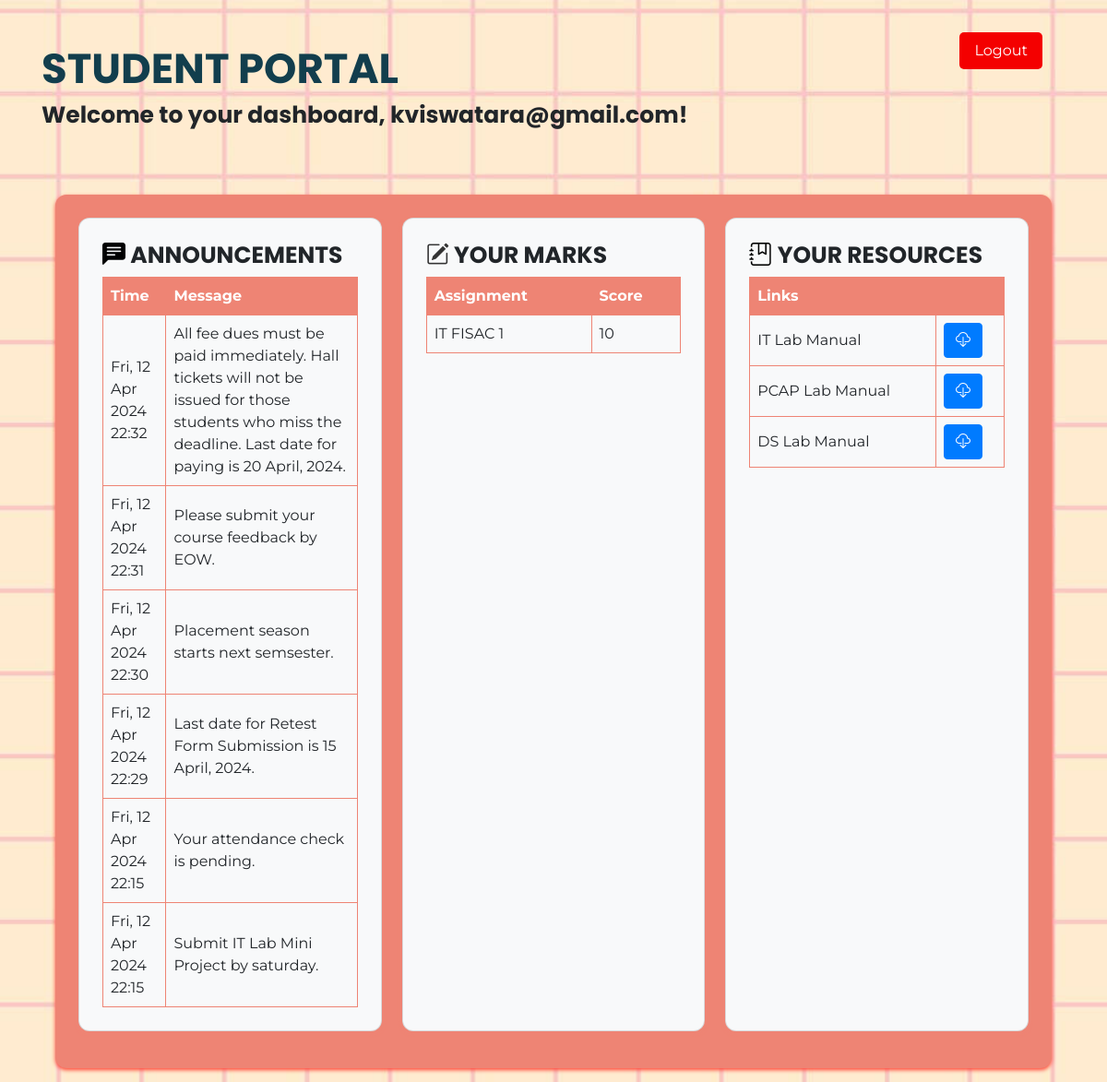
/home/ (signed in), run on the app's committed database.
### myapp/models.py (models this page shows, shortened)
class Announcement(models.Model):
    message = models.TextField()
    created_at = models.DateTimeField(auto_now_add=True)
    for_all = models.BooleanField(default=True)
    specific_student = models.ForeignKey(
        User, on_delete=models.CASCADE, null=True, blank=True)  # Optional

class Mark(models.Model):
    student = models.ForeignKey(User, on_delete=models.CASCADE)
    assignment_title = models.CharField(max_length=255)
    score = models.IntegerField()

class Resource(models.Model):
    title = models.CharField(max_length=255)
    link = models.URLField()
    description = models.TextField(blank=True)

### myapp/views.py (the view)
# urls.py: path('home/', views.home_view, name='home'),
def home_view(request):
    resources = Resource.objects.all()
    marks = Mark.objects.filter(student=request.user)
    announcements = (Announcement.objects.filter(for_all=True) | Announcement.objects.filter(
        specific_student=request.user)).order_by('-created_at')
    context = {
        'user': request.user,
        'welcome_message': "STUDENT PORTAL",
        'resources': resources,
        'marks': marks,
        'announcements': announcements,
    }
    return render(request, 'home.html', context)

### templates/home.html (shortened to what this page needs)
<!DOCTYPE html>
<html lang="en">
<head>
    <link rel="stylesheet" href="https://stackpath.bootstrapcdn.com/bootstrap/4.5.2/css/bootstrap.min.css">
    <link rel="stylesheet" href="https://cdn.jsdelivr.net/npm/bootstrap-icons@1.9.1/font/bootstrap-icons.css">
</head>
<body style="background-image: url('../static/images/bg.jpeg'); background-size: cover; background-position: center;">
</body>
<div class="container">
    <br><br>
    <h1>{{ welcome_message }}</h1>
    <h3>Welcome to your dashboard, {{ user.username }}!</h3>
    <form action="{% url 'logout' %}" method="post">
        <button class="btn btn-outline-success my-2 my-sm-0" type="submit" style="background-color: #f40000; color: white;">Logout</button>
    </form>
    <br><br>
    <div class="dashboard">
        <div class="column card bg-light">
            <h3><i class="bi bi-chat-left-text-fill" style="color: black;"></i>
                ANNOUNCEMENTS</h3>
            <table>
                <thead>
                    <tr>
                        <th>Time</th>
                        <th>Message</th>
                    </tr>
                </thead>
                <tbody>
                    {% for announcement in announcements %}
                    <tr class="announcement" data-message="{{ announcement.message }}"
                        data-type="{% if announcement.for_all %}Broadcast{% else %}Private{% endif %}">
                        <td>{{ announcement.created_at|date:"D, d M Y H:i" }}</td>
                        <td>{{ announcement.message }}</td>
                    </tr>
                    {% empty %}
                    <tr>
                        <td colspan="2">Sorry! No announcements available.</td>
                    </tr>
                    {% endfor %}
                </tbody>
            </table>
        </div>
        <div class="column card bg-light">
            <h3><i class="bi bi-pencil-square" style="color: #333"></i> YOUR MARKS</h3>
            <table>
                <thead>
                    <tr>
                        <th>Assignment</th>
                        <th>Score</th>
                    </tr>
                </thead>
                <tbody>
                    {% for mark in marks %}
                    <tr>
                        <td>{{ mark.assignment_title }}</td>
                        <td>{{ mark.score }}</td>
                    </tr>
                    {% empty %}
                    <tr>
                        <td colspan="2">Sorry! No marks are available.</td>
                    </tr>
                    {% endfor %}
                </tbody>
            </table>
        </div>
        <div class="column card bg-light">
            <h3><i class="bi bi-journal-bookmark" style="color: black;"></i>
                YOUR RESOURCES</h3>
            <table>
                <thead>
                    <tr>
                        <th>Links</th>
                        <th></th>
                    </tr>
                </thead>
                <tbody>
                    {% for resource in resources %}
                    <tr>
                        <td>{{ resource.title }}</td>
                        <td>
                            <a href="{{ resource.link }}" class="btn btn-primary" download target="_blank">
                                <i class="bi bi-cloud-download" style="color: #fff;"></i>
                            </a>
                        </td>
                    </tr>
                    {% empty %}
                    <tr>
                        <td colspan="2">Sorry! No resources are available.</td>
                    </tr>
                    {% endfor %}
                </tbody>
            </table>
        </div>
    </div>
</div>
<br>
</body>
</html>

### templates/home.html (style rules this page uses)
body { font-family: 'Montserrat', sans-serif; margin: 0; padding: 0; display: flex; justify-content: center; background-color: #fff; background-image: url('../static/images/bg-mobile.jpg'); background-size: cover; background-position: center; }
@media (min-width: 768px) { body { background-image: url('../static/images/bg.jpg'); background-size: contain; background-repeat: no-repeat; } }
.dashboard { display: grid; grid-template-columns: repeat(3, 1fr); gap: 22px; max-width: 1300px; margin: 15px; padding: 25px; background-color: #ee8474; border-radius: 12px; box-shadow: 0 2px 4px #ff4133fa; }
.column { padding: 25px; border-radius: 12px; background-color: #ee8474; box-shadow: 0 2px 4px #ee8474; transition: transform 0.2s ease; }
h1 { color: #123e4d; font-family: 'Poppins',sans-serif; font-size: 45px; font-weight: bold; }
h3 { color: 'black'; font-family: 'Poppins',sans-serif; font-size: 25px; font-weight: bold; }
.card { margin-bottom: 15px; }
button[type="submit"] { background-color: #fd7e14; color: white; border: none; padding: 8px 16px; border-radius: 5px; cursor: pointer; position: absolute; top: 35px; right: 40px; }
.container { position: relative; }
table { border-collapse: collapse; width: 100%; }
th, td { border: 1px solid #ee8474; padding: 8px; text-align: left; }
th { color: #FFF; background-color: #ee8474; }

### data on the page
Announcement: created_at "Fri, 12 Apr 2024 22:32", message "All fee dues must be paid immediately. Hall tickets will not be issued for those students who miss the deadline. Last date for paying is 20 April, 2024."
Announcement: created_at "Fri, 12 Apr 2024 22:31", message "Please submit your course feedback by EOW."
Announcement: created_at "Fri, 12 Apr 2024 22:30", message "Placement season starts next semsester."
Announcement: created_at "Fri, 12 Apr 2024 22:29", message "Last date for Retest Form Submission is 15 April, 2024."
Announcement: created_at "Fri, 12 Apr 2024 22:15", message "Your attendance check is pending."
Announcement: created_at "Fri, 12 Apr 2024 22:15", message "Submit IT Lab Mini Project by saturday."
Mark: assignment_title "IT FISAC 1", score "10"
Resource: title "IT Lab Manual"
Resource: title "PCAP Lab Manual"
Resource: title "DS Lab Manual"

### other printed values
{{ welcome_message }} "STUDENT PORTAL"
{{ user.username }} "kviswatara@gmail.com"
